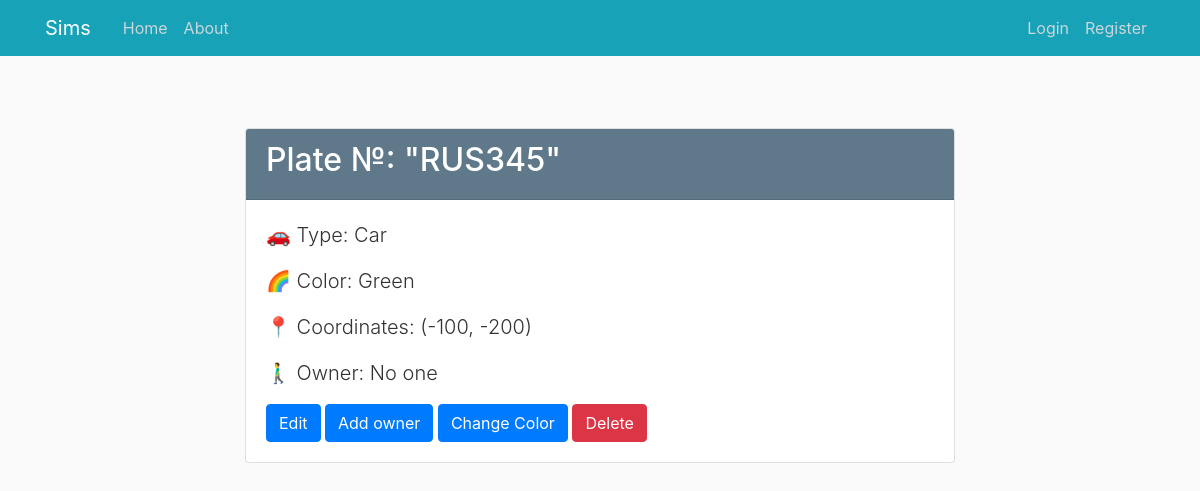
/vehicle/1, run on the app's committed database.
### sims/models.py (models this page shows, shortened)
class Vehicle(db.Model):
    id = db.Column(db.Integer, primary_key=True)
    plate = db.Column(db.String(30), nullable=False)
    type = db.Column(db.Enum(VehicleType), nullable=False)
    color = db.Column(db.Enum(Color), nullable=False)
    x_coordinate = db.Column(db.Integer, nullable=False, default=0)
    y_coordinate = db.Column(db.Integer, nullable=False, default=0)
    human_id = db.Column(db.Integer, db.ForeignKey('human.id'))

### sims/vehicles/routes.py (the view)
@vehicles.route("/vehicle/<int:vehicle_id>")
def vehicle(vehicle_id):
    vehicle = Vehicle.query.get_or_404(vehicle_id)
    human = Human.query.get(vehicle.human_id)
    return render_template('vehicles/vehicle.html', vehicle=vehicle, human=human)

### sims/templates/vehicles/vehicle.html (shortened to what this page needs)
{% extends "layout.html" %}
{% block content %}
    <div class="container mt-5">
        <div class="row justify-content-center">
            <div class="col-md-8">
                <div class="card">
                    <div class="card-header bg-steel text-white">
                        <h2 class="text-white">Plate №: "{{ vehicle.plate }}"</h2>
                    </div>
                    <div class="card-body">
                        <p class="lead">🚗 Type: {{ vehicle.type.value }}</p>
                        <p class="lead">🌈 Color: {{ vehicle.color.value }}</p>
                        <p class="lead">📍 Coordinates: ({{ vehicle.x_coordinate }}, {{ vehicle.y_coordinate }})</p>
                        {% if human %}
                            <p class="lead">🚶‍♂️ Owner: {{ human.name }}</p>
                        {% else %}
                            <p class="lead">🚶‍♂️ Owner: No one</p>
                        {% endif %}
                        <div class="mt-3">
                            <a href="{{ url_for('vehicles.update_vehicle', vehicle_id=vehicle.id) }}" class="btn btn-primary">Edit</a>
                            <a href="{{ url_for('humans.humans_vehicle', vehicle_id=vehicle.id) }}"
                               class="btn btn-primary">Add owner</a>
                            <a href="{{ url_for('vehicles.change_color', vehicle_id=vehicle.id) }}"
                               class="btn btn-primary">Change Color</a>
                            <button class="btn btn-danger" id="deleteBtn" data-toggle="modal"
                                    data-target="#deleteModal">Delete
                            </button>
                        </div>
                    </div>
                </div>
            </div>
        </div>
    </div>
{% endblock content %}

### sims/static/main.css (style rules this page uses)
body { background: #fafafa; color: #333333; margin-top: 5rem; }
h1, h2, h3, h4, h5, h6 { color: #444444; }
.bg-steel { background-color: #5f788a; }

### data on the page
Vehicle: plate "RUS345", type.value "Car", color.value "Green", x_coordinate "-100", y_coordinate "-200"
